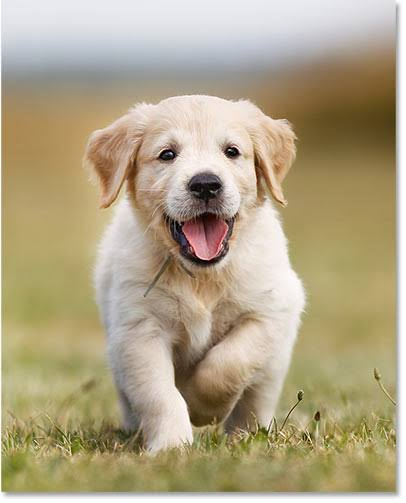
#> input picture image1.jpg, 406 x 503 px
$ jupyter execute 'Untitled (3).ipynb'   (older library calls are emulated)
#> lines starting #> are read from the running program, lines starting #| are printed output that depends on the picture
# Exp 6 - edge-detection-opencv
# Name: Shajive kumar J
# Register No: 212225230258

[cell 1]
import cv2
import numpy as np
import matplotlib.pyplot as plt

image = cv2.imread('image1.jpg')  # Replace with your image path
#> image is the input picture: shape (503, 406, 3); mean B, G, R 133.9, 164, 176.8
gray_image = cv2.cvtColor(image, cv2.COLOR_BGR2GRAY)
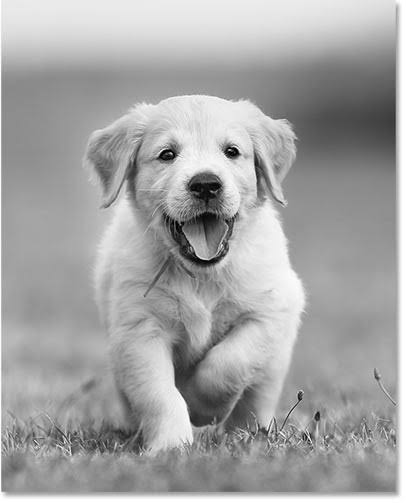
#> gray_image: shape (503, 406); min 0, max 255, mean 164.4
# Original Image
plt.imshow(cv2.cvtColor(image, cv2.COLOR_BGR2RGB))
plt.title('Original Image')
plt.axis('off')

[cell 2]
sobel_x = cv2.Sobel(gray_image, cv2.CV_64F, 1, 0, ksize=5)  # Sobel in x direction
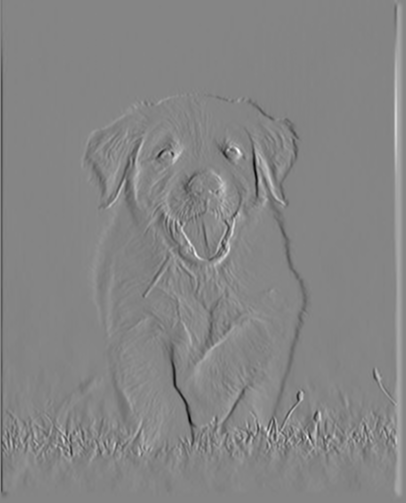
#> sobel_x: shape (503, 406) float64; min -9514, max 8704, mean 15; drawn with min black and max white
sobel_y = cv2.Sobel(gray_image, cv2.CV_64F, 0, 1, ksize=5)  # Sobel in y direction
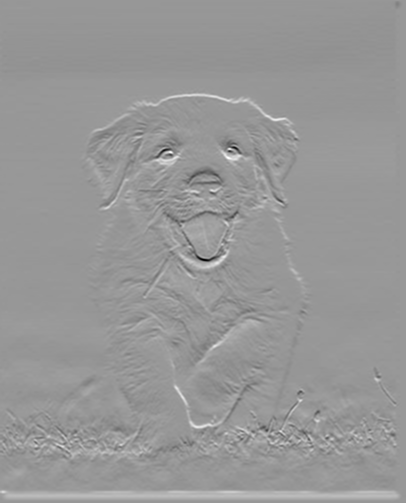
#> sobel_y: shape (503, 406) float64; min -9459, max 6458, mean 5.2; drawn with min black and max white
sobel_combined = cv2.magnitude(sobel_x, sobel_y)  # Combine both directions
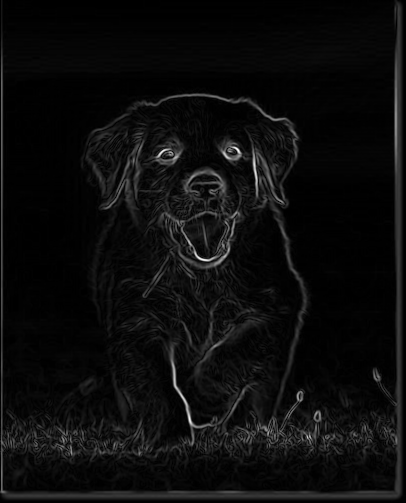
#> sobel_combined: shape (503, 406) float64; min 0, max 10072.6, mean 495; drawn with min black and max white
plt.imshow(sobel_combined, cmap='gray')
plt.title('Sobel Edge Detection')
plt.axis('off')

[cell 3]
import cv2
import numpy as np
import matplotlib.pyplot as plt

# Define Prewitt kernels
kernel_prewitt_x = np.array([[-1, 0, 1],
                             [-1, 0, 1],
                             [-1, 0, 1]], dtype=np.float32)

kernel_prewitt_y = np.array([[-1, -1, -1],
                             [ 0,  0,  0],
                             [ 1,  1,  1]], dtype=np.float32)

# Apply filters using cv2.filter2D
prewitt_x = cv2.filter2D(gray_image, cv2.CV_64F, kernel_prewitt_x)
prewitt_y = cv2.filter2D(gray_image, cv2.CV_64F, kernel_prewitt_y)

# Combine both directions
prewitt_combined = cv2.magnitude(prewitt_x, prewitt_y)

plt.imshow(prewitt_combined, cmap='gray')
plt.title('Prewitt Edge Detection')
plt.axis('off')

[cell 4]
import cv2
import numpy as np
import matplotlib.pyplot as plt

# Define Roberts Cross kernels
kernel_roberts_x = np.array([[ 1,  0],
                             [ 0, -1]], dtype=np.float32)

kernel_roberts_y = np.array([[ 0,  1],
                             [-1,  0]], dtype=np.float32)

# Apply filters using cv2.filter2D
roberts_x = cv2.filter2D(gray_image, cv2.CV_64F, kernel_roberts_x)
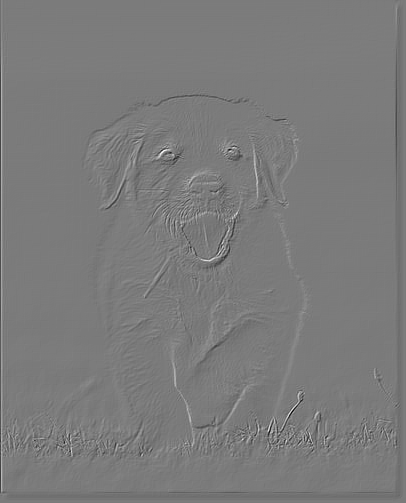
#> roberts_x: shape (503, 406) float64; min -197, max 210, mean -0.2; drawn with min black and max white
roberts_y = cv2.filter2D(gray_image, cv2.CV_64F, kernel_roberts_y)
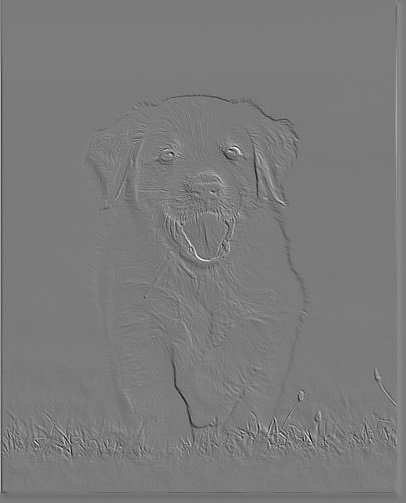
#> roberts_y: shape (503, 406) float64; min -199, max 212, mean 0.1; drawn with min black and max white

# Combine both directions
roberts_combined = cv2.magnitude(roberts_x, roberts_y)
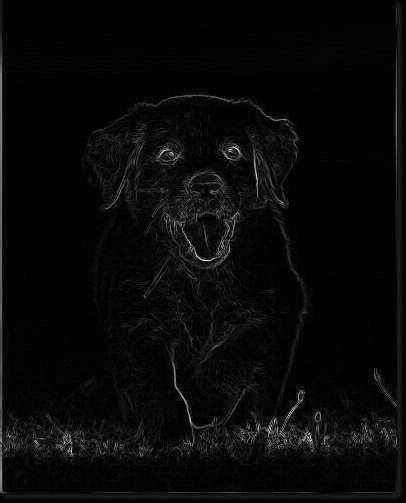
#> roberts_combined: shape (503, 406) float64; min 0, max 243.9, mean 8.6

plt.imshow(roberts_combined, cmap='gray')
plt.title('Roberts Edge Detection')
plt.axis('off')

[cell 5]
laplacian = cv2.Laplacian(gray_image, cv2.CV_64F)
plt.imshow(laplacian, cmap='gray')
plt.title('Laplacian Edge Detection')
plt.axis('off')

[cell 6]
canny_edges = cv2.Canny(gray_image, 50, 150)
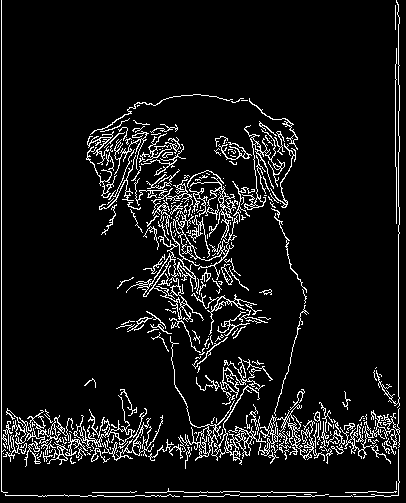
#> canny_edges: shape (503, 406); 7.8% white in thin lines or dots
plt.imshow(canny_edges, cmap='gray')
plt.title('Canny Edge Detection')
plt.axis('off')
